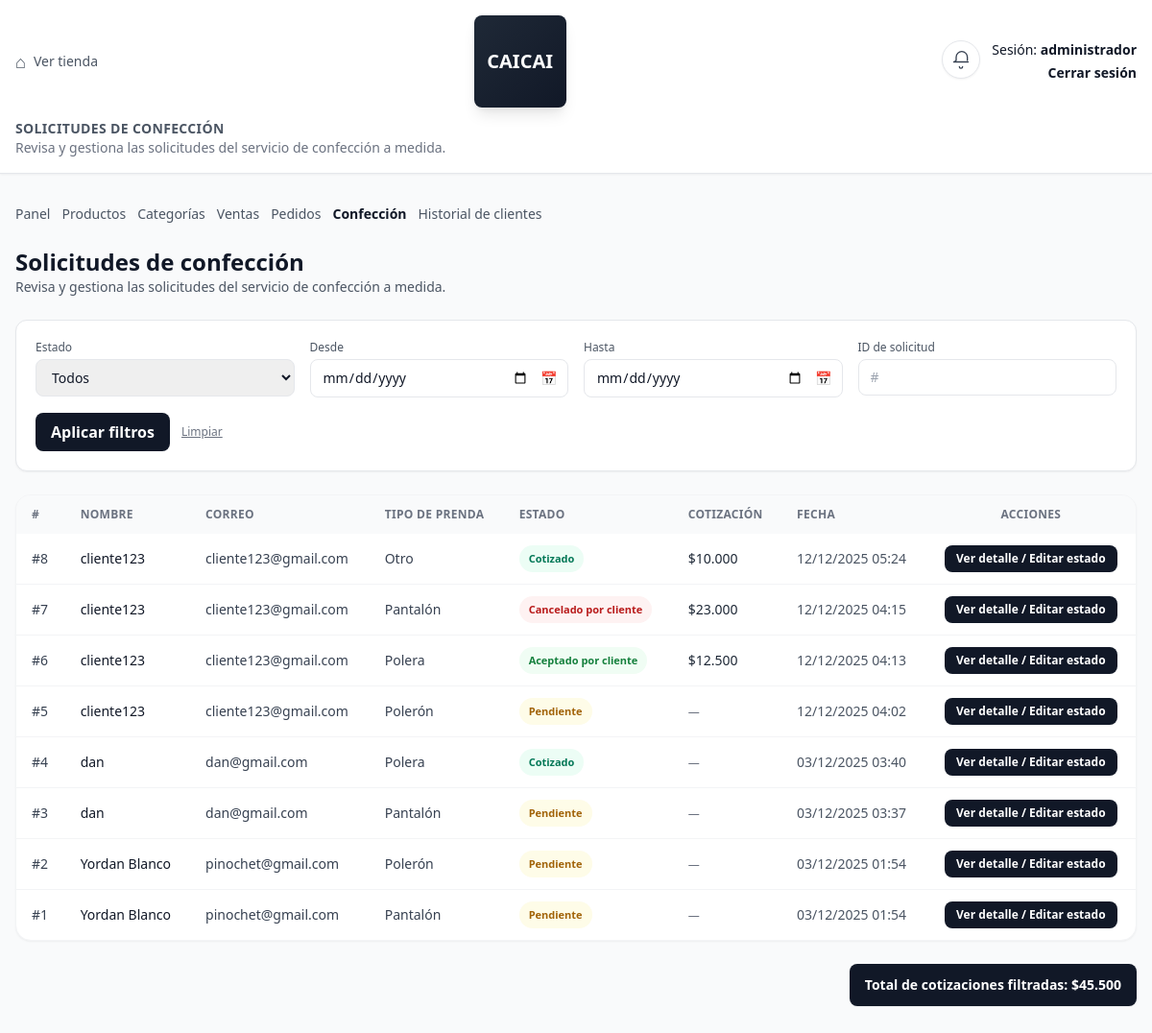
Page /panel/solicitudes-confeccion/ (signed in) on the committed database.
### core/models.py (models this page shows, shortened)
class Cliente(AbstractUser):
    direccion = models.CharField(max_length=255, blank=True, null=True)
    telefono = models.CharField(max_length=20, blank=True, null=True)
    bloqueado = models.BooleanField(default=False)

class SolicitudConfeccion(models.Model):
    TIPO_PRENDA_CHOICES = [
        ('poleron', 'Polerón'),
        ('polera', 'Polera'),
        ('pantalon', 'Pantalón'),
        ('otro', 'Otro'),
    ]
    ESTADO_CHOICES = [
        ('pendiente', 'Pendiente'),
        ('revisado', 'Revisado'),
        ('cotizado', 'Cotizado'),
        ('rechazado', 'Rechazado'),
        ('aceptado', 'Aceptado por cliente'),
        ('cancelado', 'Cancelado por cliente'),
    ]
    cliente = models.ForeignKey(
        'Cliente',
        on_delete=models.SET_NULL,
        null=True,
        blank=True,
        related_name='solicitudes_confeccion'
    )
    nombre = models.CharField(max_length=150)
    correo = models.EmailField()
    telefono = models.CharField(max_length=20)
    tipo_prenda = models.CharField(max_length=20, choices=TIPO_PRENDA_CHOICES)
    descripcion_diseno = models.TextField()
    fecha_creacion = models.DateTimeField(auto_now_add=True)
    estado = models.CharField(max_length=20, choices=ESTADO_CHOICES, default='pendiente')
    respuesta = models.TextField(blank=True, null=True)
    observaciones_admin = models.TextField(blank=True, null=True, default='')
    cotizacion_monto = models.DecimalField(max_digits=10, decimal_places=2, null=True, blank=True)
    cotizacion_aceptada = models.BooleanField(null=True, blank=True, default=None)
    class Meta:
        ordering = ['-fecha_creacion']

### core/decorators.py (the view)
    def wrapper(request, *args, **kwargs):
        if 'admin_id' not in request.session:
            return redirect('admin_login')
        return view_func(request, *args, **kwargs)

### core/templatetags/dict_extras.py (called while the page is built)
@register.filter
def precio_clp(value):
    if value in (None, ''):
        return '$0'
    try:
        dec = Decimal(str(value))
    except (InvalidOperation, TypeError, ValueError):
        return '$0'
    dec = dec.quantize(Decimal('1'))
    num = int(dec)
    formatted = f'{num:,}'.replace(',', '.')
    return f'${formatted}'

### core/views.py (called while the page is built)
def _low_stock_threshold(request):
    try:
        value = int(request.session.get('low_stock_threshold', getattr(settings, 'LOW_STOCK_THRESHOLD', 5)))
        return max(1, min(20, value))
    except (TypeError, ValueError):
        return 5

def _low_stock_products(threshold: int):
    qs = Producto.objects.filter(activo=True, stock__lte=threshold).annotate(nombre_display=F('nombre'))
    return list(qs)

def _low_stock_context(request):
    threshold = _low_stock_threshold(request)
    productos = _low_stock_products(threshold)
    return {
        'low_stock_products': productos,
        'low_stock_count': len(productos),
        'low_stock_threshold': threshold,
    }

### core/templates/core/solicitudes_confeccion_list.html (shortened to what this page needs)
<!DOCTYPE html>
{% load dict_extras %}
<html lang="es">
<head>
  <script src="https://cdn.tailwindcss.com"></script>
</head>
<body class="bg-gray-50 text-gray-900">
  <header class="border-b shadow-sm bg-white">
    <div class="max-w-7xl mx-auto px-4 py-4 flex flex-col gap-3">
      <div class="flex items-center justify-between">
        <button
          onclick="window.location.href='{% url 'home' %}'"
          class="flex items-center gap-2 text-gray-600 hover:text-gray-900 text-sm">
          <span class="text-lg">⌂</span>
          <span class="font-medium">Ver tienda</span>
        </button>
        <div class="w-24 h-24 bg-gradient-to-br from-gray-800 to-gray-900 rounded-lg flex items-center justify-center shadow-lg">
          <span class="text-white font-bold text-xl">CAICAI</span>
        </div>
        <div class="flex items-start justify-end gap-3">
          {% include 'core/partials/low_stock_alert.html' %}
          <div class="text-right text-xs sm:text-sm">
            {% if user.is_authenticated %}
              <p>Sesión: <strong>{{ user.username }}</strong></p>
              <p class="mt-1">
                <a href="{% url 'logout_unificado' %}" class="hover:text-gray-700 font-semibold">Cerrar sesión</a>
              </p>
            {% elif request.session.admin_id %}
              <p>Sesión: <strong>Admin</strong></p>
              <p class="mt-1">
                <a href="{% url 'logout_unificado' %}" class="hover:text-gray-700 font-semibold">Cerrar sesión</a>
              </p>
            {% endif %}
          </div>
        </div>
      </div>
      <div class="flex flex-col sm:flex-row sm:items-center sm:justify-between gap-2 text-xs sm:text-sm text-gray-500">
        <div>
          <p class="uppercase tracking-wide font-semibold text-gray-600">Solicitudes de confección</p>
          <p>Revisa y gestiona las solicitudes del servicio de confección a medida.</p>
        </div>
      </div>
    </div>
  </header>
  <main class="py-8">
    <div class="max-w-7xl mx-auto px-4 space-y-6">
      <nav class="flex flex-wrap gap-3 text-xs sm:text-sm text-gray-600 mb-6">
        <a href="{% url 'admin_dashboard' %}" class="hover:text-gray-900">Panel</a>
        <a href="{% url 'productos_list' %}" class="hover:text-gray-900">Productos</a>
        <a href="{% url 'categorias_list' %}" class="hover:text-gray-900">Categorías</a>
        <a href="{% url 'ventas_panel' %}" class="hover:text-gray-900">Ventas</a>
        <a href="{% url 'pedidos_list' %}" class="hover:text-gray-900">Pedidos</a>
        <span class="font-semibold text-gray-900">Confección</span>
        <a href="{% url 'historial_clientes' %}" class="hover:text-gray-900">Historial de clientes</a>
      </nav>
      <div class="flex items-center justify-between">
        <div>
          <h1 class="text-2xl font-bold">Solicitudes de confección</h1>
          <p class="text-sm text-gray-600">
            Revisa y gestiona las solicitudes del servicio de confección a medida.
          </p>
        </div>
      </div>
      <form id="filtro-confecciones" method="get" class="bg-white border border-gray-200 rounded-xl p-4 sm:p-5 shadow-sm">
        <div class="grid grid-cols-1 md:grid-cols-4 gap-3 md:gap-4 text-sm">
          <div class="flex flex-col">
            <label class="text-xs text-gray-600 mb-1">Estado</label>
            <select name="estado" class="px-3 py-2 border rounded-lg focus:outline-none focus:ring-2 focus:ring-gray-300">
              <option value="todos" {% if estado == 'todos' %}selected{% endif %}>Todos</option>
            </select>
          </div>
          <div class="flex flex-col">
            <label class="text-xs text-gray-600 mb-1">Desde</label>
            <div class="relative">
              <input type="date" name="desde" value="{{ fecha_desde|default:'' }}" inputmode="none" class="w-full px-3 py-2 border rounded-lg focus:outline-none focus:ring-2 focus:ring-gray-300 pr-10 cursor-pointer bg-white">
              <span class="absolute inset-y-0 right-3 flex items-center text-gray-400 pointer-events-none">📅</span>
            </div>
          </div>
          <div class="flex flex-col">
            <label class="text-xs text-gray-600 mb-1">Hasta</label>
            <div class="relative">
              <input type="date" name="hasta" value="{{ fecha_hasta|default:'' }}" inputmode="none" class="w-full px-3 py-2 border rounded-lg focus:outline-none focus:ring-2 focus:ring-gray-300 pr-10 cursor-pointer bg-white">
              <span class="absolute inset-y-0 right-3 flex items-center text-gray-400 pointer-events-none">📅</span>
            </div>
          </div>
          <div class="flex flex-col">
            <label class="text-xs text-gray-600 mb-1">ID de solicitud</label>
            <input type="number" name="solicitud_id" value="{{ solicitud_id|default:'' }}" min="1" class="px-3 py-2 border rounded-lg focus:outline-none focus:ring-2 focus:ring-gray-300" placeholder="#">
          </div>
        </div>
        <div class="mt-4 flex items-center gap-3">
          <button type="submit" class="px-4 py-2 bg-gray-900 text-white rounded-lg font-semibold hover:bg-gray-800 transition-colors">
            Aplicar filtros
          </button>
          <a href="{% url 'solicitudes_confeccion_list' %}" class="text-xs text-gray-500 hover:text-gray-700 underline">Limpiar</a>
        </div>
      </form>
      <div class="bg-white rounded-2xl shadow-sm border border-gray-100 overflow-hidden">
        <div class="overflow-x-auto">
          <table class="min-w-full text-sm">
            <thead class="bg-gray-50 text-xs uppercase tracking-wide text-gray-500">
              <tr>
                <th class="px-4 py-3 text-left">#</th>
                <th class="px-4 py-3 text-left">Nombre</th>
                <th class="px-4 py-3 text-left">Correo</th>
                <th class="px-4 py-3 text-left">Tipo de prenda</th>
                <th class="px-4 py-3 text-left">Estado</th>
                <th class="px-4 py-3 text-left">Cotización</th>
                <th class="px-4 py-3 text-left">Fecha</th>
                <th class="px-4 py-3 text-center">Acciones</th>
              </tr>
            </thead>
            <tbody class="divide-y divide-gray-100">
              {% for s in solicitudes %}
                <tr class="hover:bg-gray-50">
                  <td class="px-4 py-3 text-gray-700 font-medium">#{{ s.id }}</td>
                  <td class="px-4 py-3">
                    <span class="font-medium text-gray-900">{{ s.nombre }}</span>
                  </td>
                  <td class="px-4 py-3 text-gray-700">
                    {{ s.correo }}
                  </td>
                  <td class="px-4 py-3 text-gray-700">
                    {{ s.get_tipo_prenda_display|default:s.tipo_prenda }}
                  </td>
                  <td class="px-4 py-3">
                    {% if s.estado == 'pendiente' %}
                      <span class="inline-flex px-2.5 py-1 rounded-full text-[11px] font-semibold bg-yellow-50 text-yellow-700">
                        Pendiente
                      </span>
                    {% elif s.estado == 'revisado' %}
                      <span class="inline-flex px-2.5 py-1 rounded-full text-[11px] font-semibold bg-blue-50 text-blue-700">
                        Revisado
                      </span>
                    {% elif s.estado == 'cotizado' %}
                      <span class="inline-flex px-2.5 py-1 rounded-full text-[11px] font-semibold bg-emerald-50 text-emerald-700">
                        Cotizado
                      </span>
                    {% elif s.estado == 'rechazado' %}
                      <span class="inline-flex px-2.5 py-1 rounded-full text-[11px] font-semibold bg-red-50 text-red-700">
                        Rechazado
                      </span>
                    {% elif s.estado == 'aceptado' %}
                      <span class="inline-flex px-2.5 py-1 rounded-full text-[11px] font-semibold bg-green-50 text-green-700">
                        Aceptado por cliente
                      </span>
                    {% elif s.estado == 'cancelado' %}
                      <span class="inline-flex px-2.5 py-1 rounded-full text-[11px] font-semibold bg-red-50 text-red-700">
                        Cancelado por cliente
                      </span>
                    {% else %}
                      <span class="text-xs text-gray-600">{{ s.estado }}</span>
                    {% endif %}
                  </td>
                  <td class="px-4 py-3 text-gray-800">
                    {% if s.cotizacion_monto %}
                      {{ s.cotizacion_monto|precio_clp }}
                    {% else %}
                      <span class="text-xs text-gray-500">—</span>
                    {% endif %}
                  </td>
                  <td class="px-4 py-3 text-gray-600">
                    {{ s.fecha_creacion|date:"d/m/Y H:i" }}
                  </td>
                  <td class="px-4 py-3 text-center">
                    <a href="{% url 'solicitud_confeccion_detalle' s.id %}"
                       class="inline-flex items-center justify-center px-3 py-1.5 rounded-lg text-xs font-semibold bg-gray-900 text-white hover:bg-gray-800">
                      Ver detalle / Editar estado
                    </a>
                  </td>
                </tr>
              {% empty %}
                <tr>
                  <td colspan="8" class="px-4 py-6 text-center text-gray-500 text-sm">
                    No hay solicitudes registradas.
                  </td>
                </tr>
              {% endfor %}
            </tbody>
          </table>
        </div>
      </div>
      <div class="mt-4 flex items-center justify-end">
        <div class="bg-gray-900 text-white px-4 py-3 rounded-lg text-sm font-semibold shadow-sm">
          Total de cotizaciones filtradas: {{ total_cotizaciones|precio_clp }}
        </div>
      </div>
    </div>
  </main>
</body>
</html>

### rows in the picture
Cliente: username "administrador"
SolicitudConfeccion: id "8", nombre "cliente123", correo "cliente123@gmail.com", tipo_prenda "Otro", estado "Cotizado", cotizacion_monto|precio_clp "$10.000", fecha_creacion "12/12/2025 05:24"
SolicitudConfeccion: id "7", nombre "cliente123", correo "cliente123@gmail.com", tipo_prenda "Pantalón", estado "Cancelado por cliente", cotizacion_monto|precio_clp "$23.000", fecha_creacion "12/12/2025 04:15"
SolicitudConfeccion: id "6", nombre "cliente123", correo "cliente123@gmail.com", tipo_prenda "Polera", estado "Aceptado por cliente", cotizacion_monto|precio_clp "$12.500", fecha_creacion "12/12/2025 04:13"
SolicitudConfeccion: id "5", nombre "cliente123", correo "cliente123@gmail.com", tipo_prenda "Polerón", estado "Pendiente", fecha_creacion "12/12/2025 04:02"
SolicitudConfeccion: id "4", nombre "dan", correo "dan@gmail.com", tipo_prenda "Polera", estado "Cotizado", fecha_creacion "03/12/2025 03:40"
SolicitudConfeccion: id "3", nombre "dan", correo "dan@gmail.com", tipo_prenda "Pantalón", estado "Pendiente", fecha_creacion "03/12/2025 03:37"
SolicitudConfeccion: id "2", nombre "Yordan Blanco", correo "pinochet@gmail.com", tipo_prenda "Polerón", estado "Pendiente", fecha_creacion "03/12/2025 01:54"
SolicitudConfeccion: id "1", nombre "Yordan Blanco", correo "pinochet@gmail.com", tipo_prenda "Pantalón", estado "Pendiente", fecha_creacion "03/12/2025 01:54"

### other values in the picture
{{ total_cotizaciones|precio_clp }} "$45.500"
